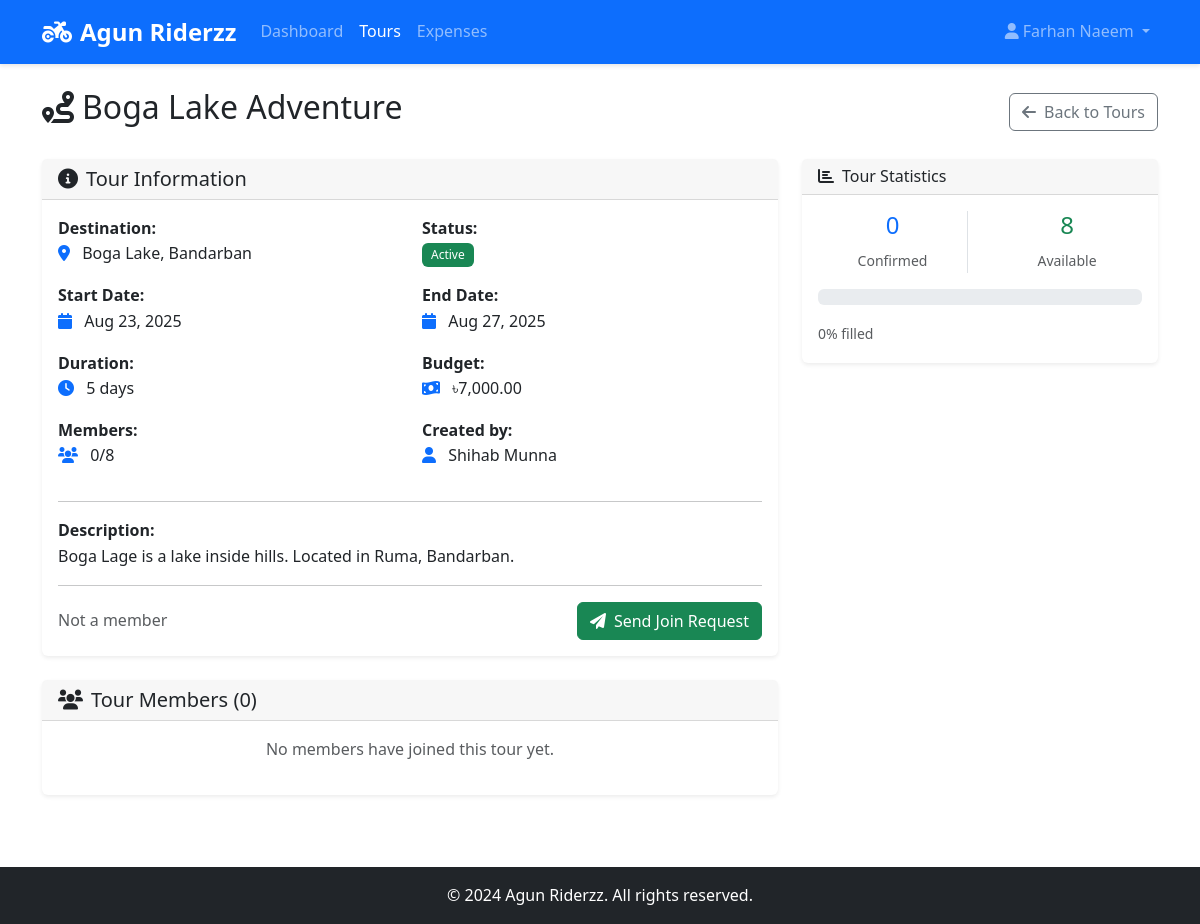
The app's page /tour_details.php?id=4 (signed in) with its own data.
### tables this page shows
CREATE TABLE `users` (
  `id` int(11) NOT NULL,
  `name` varchar(100) NOT NULL,
  `email` varchar(100) DEFAULT NULL,
  `phone` varchar(20) DEFAULT NULL,
  `facebook_id` varchar(100) DEFAULT NULL,
  `password` varchar(255) DEFAULT NULL,
  `role` enum('admin','member') DEFAULT 'member',
  `profile_image` varchar(255) DEFAULT NULL,
  `created_at` timestamp NOT NULL DEFAULT current_timestamp(),
  `updated_at` timestamp NOT NULL DEFAULT current_timestamp() ON UPDATE current_timestamp()
);

CREATE TABLE `tours` (
  `id` int(11) NOT NULL,
  `title` varchar(200) NOT NULL,
  `description` text DEFAULT NULL,
  `destination` varchar(200) NOT NULL,
  `start_date` date NOT NULL,
  `end_date` date NOT NULL,
  `budget` decimal(10,2) DEFAULT 0.00,
  `max_members` int(11) DEFAULT 20,
  `status` enum('draft','active','completed','cancelled') DEFAULT 'draft',
  `created_by` int(11) DEFAULT NULL,
  `created_at` timestamp NOT NULL DEFAULT current_timestamp(),
  `updated_at` timestamp NOT NULL DEFAULT current_timestamp() ON UPDATE current_timestamp()
);

### includes/functions.php (called while the page is built, shortened)
<?php
function getUserById($user_id) {
    $pdo = getDBConnection();
    $stmt = $pdo->prepare("SELECT * FROM users WHERE id = ?");
    $stmt->execute([$user_id]);
    return $stmt->fetch();
}
function getTourById($tour_id) {
    $pdo = getDBConnection();
    $stmt = $pdo->prepare("
        SELECT t.*, u.name as creator_name,
               (SELECT COUNT(*) FROM tour_members WHERE tour_id = t.id AND status = 'confirmed') as member_count
        FROM tours t
        LEFT JOIN users u ON t.created_by = u.id
        WHERE t.id = ?
    ");
    $stmt->execute([$tour_id]);
    return $stmt->fetch();
}
function getTourMembers($tour_id) {
    $pdo = getDBConnection();
    $stmt = $pdo->prepare("
        SELECT u.*, tm.status, tm.joined_at
        FROM tour_members tm
        INNER JOIN users u ON tm.user_id = u.id
        WHERE tm.tour_id = ?
        ORDER BY tm.joined_at ASC
    ");
    $stmt->execute([$tour_id]);
    return $stmt->fetchAll();
}
function formatDate($date) {
    return date('M d, Y', strtotime($date));
}
function canJoinTour($tour_id, $user_id) {
    $pdo = getDBConnection();
    $stmt = $pdo->prepare("SELECT id, status, max_members FROM tours WHERE id = ?");
    $stmt->execute([$tour_id]);
    $tour = $stmt->fetch();
    $stmt = $pdo->prepare("SELECT id, status FROM tour_members WHERE tour_id = ? AND user_id = ?");
    $stmt->execute([$tour_id, $user_id]);
    $existing = $stmt->fetch();
    $stmt = $pdo->prepare("SELECT COUNT(*) as count FROM tour_members WHERE tour_id = ? AND status = 'confirmed'");
    $stmt->execute([$tour_id]);
    $memberCount = $stmt->fetch()['count'];
    return ['can_join' => true, 'reason' => ''];
}
?>

### tour_details.php (the view, shortened to what this page needs)
<?php
require_once 'includes/functions.php';
$user_id = $_SESSION['user_id'];
$user = getUserById($user_id);
$tour_id = isset($_GET['id']) ? (int)$_GET['id'] : 0;
$tour = getTourById($tour_id);
$tour_members = getTourMembers($tour_id);
$user_is_member = false;
$user_member_status = '';
?>
<!DOCTYPE html>
<html lang="en">
<head>
    <link href="https://cdn.jsdelivr.net/npm/bootstrap@5.3.0/dist/css/bootstrap.min.css" rel="stylesheet">
    <link href="https://cdnjs.cloudflare.com/ajax/libs/font-awesome/6.0.0/css/all.min.css" rel="stylesheet">
    <link href="assets/css/style.css" rel="stylesheet">
</head>
<body>
    <nav class="navbar navbar-expand-lg navbar-dark bg-primary">
        <div class="container">
            <a class="navbar-brand" href="index.php">
                <i class="fas fa-motorcycle me-2"></i>Agun Riderzz
            </a>
            <div class="collapse navbar-collapse" id="navbarNav">
                <ul class="navbar-nav me-auto">
                    <li class="nav-item">
                        <a class="nav-link" href="index.php">Dashboard</a>
                    </li>
                    <li class="nav-item">
                        <a class="nav-link active" href="tours.php">Tours</a>
                    </li>
                    <li class="nav-item">
                        <a class="nav-link" href="expenses.php">Expenses</a>
                    </li>
                </ul>
                <ul class="navbar-nav">
                    <li class="nav-item dropdown">
                        <a class="nav-link dropdown-toggle" href="#" id="navbarDropdown" role="button" data-bs-toggle="dropdown">
                            <i class="fas fa-user me-1"></i><?php echo htmlspecialchars($user['name']); ?>
                        </a>
                    </li>
                </ul>
            </div>
        </div>
    </nav>
    <div class="container mt-4">
        <div class="row mb-4">
            <div class="col-12">
                <div class="d-flex justify-content-between align-items-center">
                    <h2>
                        <i class="fas fa-route me-2"></i><?php echo htmlspecialchars($tour['title']); ?>
                    </h2>
                    <div>
                        <a href="tours.php" class="btn btn-outline-secondary">
                            <i class="fas fa-arrow-left me-2"></i>Back to Tours
                        </a>
                    </div>
                </div>
            </div>
        </div>
        <div class="row">
            <div class="col-lg-8 mb-4">
                <div class="card">
                    <div class="card-header">
                        <h5 class="mb-0">
                            <i class="fas fa-info-circle me-2"></i>Tour Information
                        </h5>
                    </div>
                    <div class="card-body">
                        <div class="row">
                            <div class="col-md-6 mb-3">
                                <strong>Destination:</strong><br>
                                <i class="fas fa-map-marker-alt text-primary me-2"></i>
                                <?php echo htmlspecialchars($tour['destination']); ?>
                            </div>
                            <div class="col-md-6 mb-3">
                                <strong>Status:</strong><br>
                                <span class="badge bg-<?php echo $tour['status'] == 'active' ? 'success' : ($tour['status'] == 'completed' ? 'info' : ($tour['status'] == 'cancelled' ? 'danger' : 'secondary')); ?>">
                                    <?php echo ucfirst($tour['status']); ?>
                                </span>
                            </div>
                            <div class="col-md-6 mb-3">
                                <strong>Start Date:</strong><br>
                                <i class="fas fa-calendar text-primary me-2"></i>
                                <?php echo formatDate($tour['start_date']); ?>
                            </div>
                            <div class="col-md-6 mb-3">
                                <strong>End Date:</strong><br>
                                <i class="fas fa-calendar text-primary me-2"></i>
                                <?php echo formatDate($tour['end_date']); ?>
                            </div>
                            <div class="col-md-6 mb-3">
                                <strong>Duration:</strong><br>
                                <i class="fas fa-clock text-primary me-2"></i>
                                <?php echo date_diff(date_create($tour['start_date']), date_create($tour['end_date']))->days + 1; ?> days
                            </div>
                            <div class="col-md-6 mb-3">
                                <strong>Budget:</strong><br>
                                <i class="fas fa-money-bill-wave text-primary me-2"></i>
                                ৳<?php echo number_format($tour['budget'], 2); ?>
                            </div>
                            <div class="col-md-6 mb-3">
                                <strong>Members:</strong><br>
                                <i class="fas fa-users text-primary me-2"></i>
                                <?php echo $tour['member_count']; ?>/<?php echo $tour['max_members']; ?>
                            </div>
                            <div class="col-md-6 mb-3">
                                <strong>Created by:</strong><br>
                                <i class="fas fa-user text-primary me-2"></i>
                                <?php echo htmlspecialchars($tour['creator_name']); ?>
                            </div>
                        </div>
                        <?php if ($tour['description']): ?>
                            <hr>
                            <div class="mb-3">
                                <strong>Description:</strong><br>
                                <p class="mb-0"><?php echo nl2br(htmlspecialchars($tour['description'])); ?></p>
                            </div>
                        <?php endif; ?>
                        <hr>
                        <div class="d-flex justify-content-between align-items-center">
                            <div>
                                <?php if ($user_is_member): ?>
                                    <span class="badge bg-success">
                                        <i class="fas fa-check me-1"></i>Member (<?php echo ucfirst($user_member_status); ?>)
                                    </span>
                                <?php else: ?>
                                    <span class="text-muted">Not a member</span>
                                <?php endif; ?>
                            </div>
                            <div>
                                <?php
                                if (!$user_is_member && $tour['status'] == 'active') {
                                    $joinCheck = canJoinTour($tour_id, $user_id);
                                    if ($joinCheck['can_join']) { ?>
                                        <form method="POST" style="display: inline;">
                                            <button type="submit" name="join_tour" class="btn btn-success">
                                                <i class="fas fa-paper-plane me-2"></i>Send Join Request
                                            </button>
                                        </form>
                                    <?php } else { ?>
                                        <span class="text-muted"><?php echo $joinCheck['reason']; ?></span>
                                    <?php }
                                } ?>
                            </div>
                        </div>
                    </div>
                </div>
                <div class="card mt-4">
                    <div class="card-header">
                        <h5 class="mb-0">
                            <i class="fas fa-users me-2"></i>Tour Members (<?php echo count($tour_members); ?>)
                        </h5>
                    </div>
                    <div class="card-body">
                        <?php if (empty($tour_members)): ?>
                            <p class="text-muted text-center">No members have joined this tour yet.</p>
                        <?php endif; ?>
                    </div>
                </div>
            </div>
            <div class="col-lg-4">
                <div class="card mb-4">
                    <div class="card-header">
                        <h6 class="mb-0">
                            <i class="fas fa-chart-bar me-2"></i>Tour Statistics
                        </h6>
                    </div>
                    <div class="card-body">
                        <div class="row text-center">
                            <div class="col-6 mb-3">
                                <div class="border-end">
                                    <h4 class="text-primary"><?php echo $tour['member_count']; ?></h4>
                                    <small class="text-muted">Confirmed</small>
                                </div>
                            </div>
                            <div class="col-6 mb-3">
                                <h4 class="text-success"><?php echo $tour['max_members'] - $tour['member_count']; ?></h4>
                                <small class="text-muted">Available</small>
                            </div>
                        </div>
                        <div class="progress mb-3">
                        </div>
                        <small class="text-muted">
                            <?php echo round(($tour['member_count'] / $tour['max_members']) * 100); ?>% filled
                        </small>
                    </div>
                </div>
            </div>
        </div>
    </div>
    <footer class="bg-dark text-white text-center py-3 mt-5">
        <div class="container">
            <p class="mb-0">&copy; 2024 Agun Riderzz. All rights reserved.</p>
        </div>
    </footer>
</body>
</html>

### assets/css/style.css (style rules this page uses)
:root { --primary-color: #0d6efd; --secondary-color: #6c757d; --success-color: #198754; --danger-color: #dc3545; --warning-color: #ffc107; --info-color: #0dcaf0; --light-color: #f8f9fa; --dark-color: #212529; }
body { font-family: 'Segoe UI', Tahoma, Geneva, Verdana, sans-serif; line-height: 1.6; }
.card { border: none; box-shadow: 0 0.125rem 0.25rem rgba(0, 0, 0, 0.075); transition: all 0.3s ease; }
.card-header { border-bottom: 1px solid rgba(0, 0, 0, 0.125); background-color: rgba(0, 0, 0, 0.03); }
.btn { border-radius: 0.375rem; font-weight: 500; transition: all 0.2s ease; }
.navbar { box-shadow: 0 2px 4px rgba(0, 0, 0, 0.1); }
.navbar-brand { font-weight: 700; font-size: 1.5rem; }
.nav-link { font-weight: 500; transition: color 0.2s ease; }
.badge { font-weight: 500; padding: 0.5em 0.75em; }
footer { margin-top: auto; }

### records on screen
users: name "Farhan Naeem"
tours: title "Boga Lake Adventure", destination "Boga Lake, Bandarban", status "Active", start_date "Aug 23, 2025", end_date "Aug 27, 2025", start_date+end_date+id "5", budget "7,000.00", max_members "8", created_by.name "Shihab Munna", description "Boga Lage is a lake inside hills. Located in Ruma, Bandarban.", $tour['max_members']-$tour['member_count'] "8"

### other values on screen
$tour['member_count'] "0"
count($tour_members) "0"
